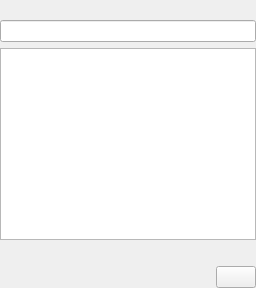
<?xml version="1.0" encoding="UTF-8"?>
<ui version="4.0">
 <class>SyncCollectionWidget</class>
 <widget class="QWidget" name="SyncCollectionWidget">
  <layout class="QGridLayout" name="gridLayout_2">
   <property name="margin">
    <number>0</number>
   </property>
   <item row="0" column="0" colspan="2">
    <widget class="QLabel" name="titleLabel">
     <property name="font">
      <font>
       <weight>75</weight>
       <bold>true</bold>
      </font>
     </property>
    </widget>
   </item>
   <item row="1" column="0" colspan="2">
    <widget class="LineEdit" name="search"/>
   </item>
   <item row="2" column="0" colspan="2">
    <widget class="TreeView" name="tree"/>
   </item>
   <item row="3" column="0">
    <widget class="SqueezedTextLabel" name="selection">
     <property name="sizePolicy">
      <sizepolicy hsizetype="MinimumExpanding" vsizetype="Preferred">
       <horstretch>0</horstretch>
       <verstretch>0</verstretch>
      </sizepolicy>
     </property>
    </widget>
   </item>
   <item row="4" column="1">
    <widget class="QPushButton" name="button"/>
   </item>
  </layout>
 </widget>
 <customwidgets>
  <customwidget>
   <class>SqueezedTextLabel</class>
   <extends>QLabel</extends>
   <header>squeezedtextlabel.h</header>
  </customwidget>
  <customwidget>
   <class>LineEdit</class>
   <extends>QLineEdit</extends>
   <header>lineedit.h</header>
  </customwidget>
  <customwidget>
   <class>TreeView</class>
   <extends>QTreeView</extends>
   <header>treeview.h</header>
  </customwidget>
 </customwidgets>
 <resources/>
 <connections/>
</ui>
